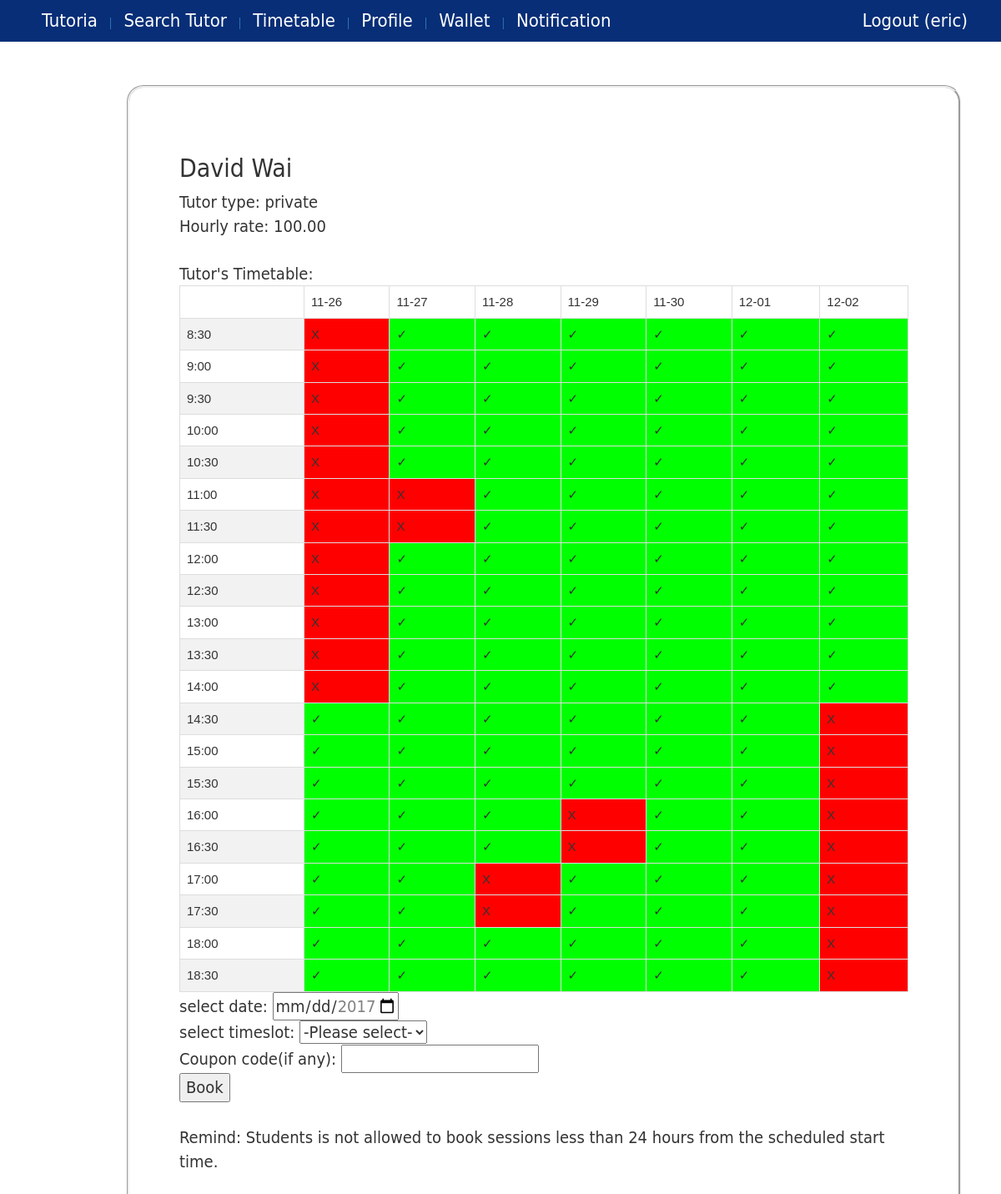
Screenshot of /booktutor/1 (signed in) with the database file from the repository.
### core/models.py (models this page shows, shortened)
class Tutor(models.Model):
    profile = models.OneToOneField(Profile, on_delete=models.CASCADE)
    tutor_type =  models.ForeignKey(TutorType, blank=True, null=True )
    hourly_rate = models.DecimalField(max_digits=10, decimal_places=2, default=Decimal(0.0))
    tag = models.ManyToManyField(Tag, blank=True)
    university = models.ForeignKey(University, blank=True,null=True)
    course = models.ManyToManyField(Course, blank=True)
    bio = models.CharField(max_length=500, blank=True,null=True)
    isHideProfile = models.BooleanField(default=False)
    @property
    def getTutorType(self):
        try:
            return self.tutor_type.tutor_type
        except:
            return ""
    @property
    def isPrivateTutor(self):
        return self.tutor_type.tutor_type=="private"

class Profile(models.Model):
    user = models.OneToOneField(User, on_delete=models.CASCADE)
    phone = models.CharField(max_length=20)
    user_type =  models.ForeignKey(UserType)
    image = models.ImageField(upload_to='profile_image',blank=True)
    wallet = models.OneToOneField(Wallet)
    @property
    def isStudent(self):
        return self.user_type.user_type=="student" or self.user_type.user_type=="both"
    @property
    def isTutor(self):
        return self.user_type.user_type=="tutor" or self.user_type.user_type=="both"
    @property
    def getUserFullName(self):
        user=self.user
        fname=""
        if user.first_name != None:
            fname += user.first_name
        if user.first_name != None and user.last_name != None:
            fname += " " + user.last_name
        elif user.last_name != None:
            fname += user.last_name
        return fname
    @property
    def hasNotification(self):
        return len(Notification.objects.filter(profile=self,checked=False))>0

class TutorType(models.Model):
    tutor_type =  models.CharField(max_length=10)

### core/views.py (the view, shortened to what this page needs)
# urls.py: url(r'^booktutor/(?P<tutor_id>[0-9]+)$', views.bookTutor, name='book_tutor'),
@login_required
def bookTutor(request, tutor_id):
    if request.user.username =="admin":
        request.session['title'] = "Restricted Access"
        request.session['message'] = "You are logged-in as admin."
        return HttpResponseRedirect(reverse('message'))
    if not request.user.profile.isStudent:
        request.session['title'] = "Restricted Access"
        request.session['message'] = "Only student can book tutor."
        return HttpResponseRedirect(reverse('message'))
    tutor = get_object_or_404(Tutor, pk=tutor_id)
    student = request.user.profile.student
    if request.user.profile.isTutor and tutor == request.user.profile.tutor:
        request.session['title'] = "Restricted Access"
        request.session['message'] = "You cannot book tutorial session with yourself."
        return HttpResponseRedirect(reverse('message'))
    context={}
    current = getCurrentDatetime()
    week_after = current + timedelta(days=7)
    context['tutor']=tutor
    row_list = generateBookingTimetable(tutor, student)
    context['row_list']=zip(*row_list)
    if tutor.isPrivateTutor:
        amount = tutor.hourly_rate*Decimal(1.05)
        context['fee']= '%.2f'%amount
    row_list = generateBookingTimetable(tutor, student)
    context['row_list']=zip(*row_list)
    return render(request, 'book_tutor.html', context)

### core/utility.py (called while the page is built)
def getCurrentDatetime():
    local_timezone = timezone(settings.TIME_ZONE)
    return datetime.now().astimezone(local_timezone)

def validateBookingDatetime(date_start, date_end, tutor, student):
    if date_start < getCurrentDatetime()+timedelta(hours=24):
        return False
    if date_start > getCurrentDatetime()+timedelta(days=7):
        return False
    session_list = Session.objects.filter(tutor=tutor).exclude(status="cancelled").exclude(end_date__lte=date_start).exclude(start_date__gte=date_end)
    if len(session_list)>0:
        return False
    if student!=None:
        session_list = Session.objects.filter(student=student).exclude(status="cancelled").exclude(end_date__lte=date_start).exclude(start_date__gte=date_end)
        if len(session_list)>0:
            return False
    return True

### core/templates/book_tutor.html (shortened to what this page needs)
{% extends 'base.html' %}
{% block content %}
<h2>{{tutor.profile.getUserFullName}}</h2>
Tutor type: {{tutor.getTutorType}} <br/>
{% if tutor.isPrivateTutor %}
    Hourly rate: {{tutor.hourly_rate}}<br/>
{% endif %}
<br/>
Tutor's Timetable:
<table id="timetable">
    {% for row in row_list %}
        <tr>
            {% for cell in row %}
                {% if cell is False %}
                    <td bgcolor="#FF0000">X</td>
                {% elif cell is True %}
                    <td bgcolor="#00FF00">✓</td>
                {% else %}
                    <td style="width: 12px">{{cell}}</td>
                {% endif %}
            {% endfor %}
        </tr>
    {% endfor %}
</table>
<form action="{% url 'book_tutor' tutor.id %}" method="POST">
    {% csrf_token %} select date:
    <input id="booking_date" type="date" name="booking_date" /><br/>
    select timeslot:
    {% if tutor.getTutorType == "private" %}
        <select id="booking_time" name="booking_time">
            <option disabled selected value="notSelected"> -Please select- </option>
        </select>
    {% endif %}
    <br/>
    {% if tutor.isPrivateTutor %}
        Coupon code(if any): <input type="text" name="coupon_code" maxlength="12" /> <br/>
        <button type="submit" onclick="return validateFrom(); return confirmBookSession();">Book</button>
    {% else %}
        <button type="submit" onclick="return validateFrom();">Book</button>
    {% endif %}
    <br/><br/>
    <p>Remind: Students is not allowed to book sessions less than 24 hours from the scheduled start time.</p>
</form>
{% endblock %}

### core/templates/base.html (shortened to what this page needs)
{% load static %}
<!DOCTYPE html>
<html>
<head>
    <link rel="stylesheet" href="{% static 'css/base.css' %}">
    <link rel="stylesheet" href="https://maxcdn.bootstrapcdn.com/bootstrap/3.3.7/css/bootstrap.min.css">
</head>
<body>
    <div id="wrapper">
        <header>
            <nav id="navigation">
                <ul>
                    <a href="{% url 'homepage' %}">
                        <li>Tutoria</li>
                    </a>
                    {% ifnotequal user.username "admin" %}
                        {% if user.is_authenticated %}
                            <a href="{% url 'search_tutor' %}">
                                | <li>Search Tutor</li>
                            </a>
                            <a href="{% url 'view_timetable' %}">
                                | <li>Timetable</li>
                            </a>
                            <a href="{% url 'edit_profile' %}">
                                | <li>Profile</li>
                            </a>
                            <a href="{% url 'view_wallet' %}">
                                | <li>Wallet</li>
                            </a>
                            <a href="{% url 'view_notification' %}">
                                {%if user.profile.hasNotification %}
                                    | <li>Notification({{user.profile.getNotificationNum}})</li>
                                {% else %}
                                    | <li>Notification</li>
                                {% endif %}
                            </a>
                            <a href="{% url 'logout' %}" id="logoutButton" class="pull-right">
                                <li>Logout ({{ user.username }}) </li>
                            </a>
                        {% endif %}
                    {% endifnotequal %}
                </ul>
            </nav>
        </header>
        <div id="main">
            <article>
                <section class="box">
                    {% block content %} {% endblock %}
        </div>
    </div>
</body>
</html>

### core/static/css/base.css (style rules this page uses)
* { margin:0 auto; padding:0 auto; }
html,body { height:100%; }
#wrapper { min-height:100%; position:relative; }
a:link { text-decoration: none; }
nav#navigation { position: fixed; border-radius:10px; top:0; left:0; right:0; width: 100%; height: 50px; background-color:rgba(255,255,255,0.2); z-index: 1; }
nav#navigation ul { box-sizing:border-box; list-style:none; height:50px; padding-bottom:5px; background-color:rgb(7, 46, 119); top:5px; }
nav#navigation ul li { box-sizing:border-box; font-family:"Gill Sans", "Gill Sans MT", "Myriad Pro", "DejaVu Sans Condensed", Helvetica, Arial, sans-serif; font-size:22px; font-weight:300; display:inline; border-radius:10px; color:rgb(255, 255, 255); position:relative; line-height:50px; padding-left:10px; padding-right:10px; }
#main { padding-top:50px; padding-bottom:50px; }
.box { overflow: hidden; font-size:20px; font-family:"Gill Sans", "Gill Sans MT", "Myriad Pro", "DejaVu Sans Condensed", Helvetica, Arial, sans-serif; box-sizing:border-box; width:1000px; padding:60px; border:groove; border-radius:20px; margin:2px; position:relative; top:50px; left:150px; }
#logoutButton, #logoutButton, #signupButton { padding-right: 30px; }

### core/templates/book_tutor.html (style rules this page uses)
#timetable { font-family: "Trebuchet MS", Arial, Helvetica, sans-serif; border-collapse: collapse; width: 100%; font-size: 15px; }
#timetable td, #timetable th { border: 1px solid #ddd; padding: 8px; }
#timetable tr:nth-child(even) { background-color: #f2f2f2; }

### rows the page displays
Tutor: profile.getUserFullName "David Wai", getTutorType "private", hourly_rate "100.00"

### other values shown
{{ user.username }} "eric"
{{ cell }} "11-26" "11-27" "11-28" "11-29" "11-30" "12-01" "12-02" "8:30" "9:00" "9:30" "10:00" "10:30" "11:00" "11:30" "12:00" "12:30" "13:00" "13:30" "14:00" "14:30" "15:00" "15:30" "16:00" "16:30" "17:00" "17:30" "18:00" "18:30"
